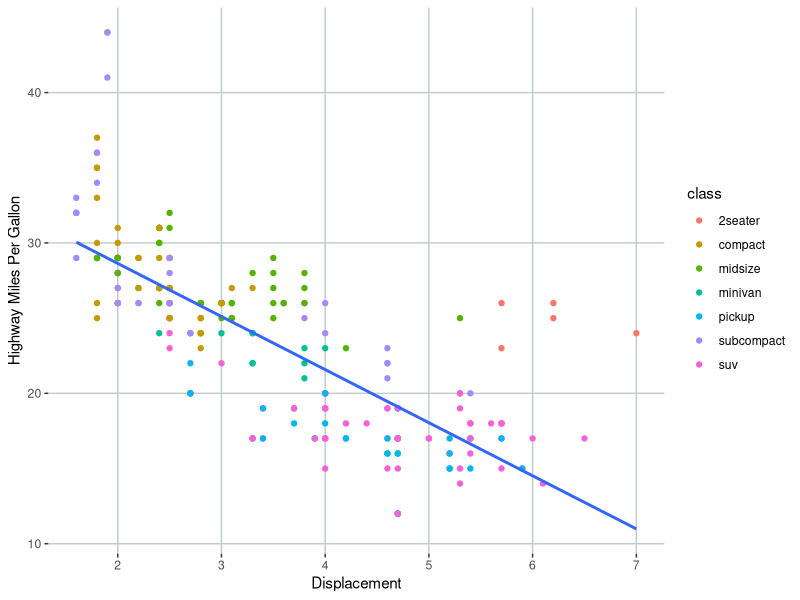

This chart was generated by the following R code:
## ---- chunk 1
knitr::opts_chunk$set(echo = TRUE)
library(tidyverse)
## ---- chunk 2
p1 <- ggplot(mpg, aes(displ, hwy)) +
  geom_point(aes(color = class)) +
  geom_smooth(method = "lm", se = FALSE)
## ---- chunk 3
p1 + theme(panel.grid.major = element_line(colour = "azure3"), 
    panel.grid.minor = element_line(colour = NA), 
    panel.background = element_rect(fill = NA)) +labs(x = "Displacement", y = "Highway Miles Per Gallon")
